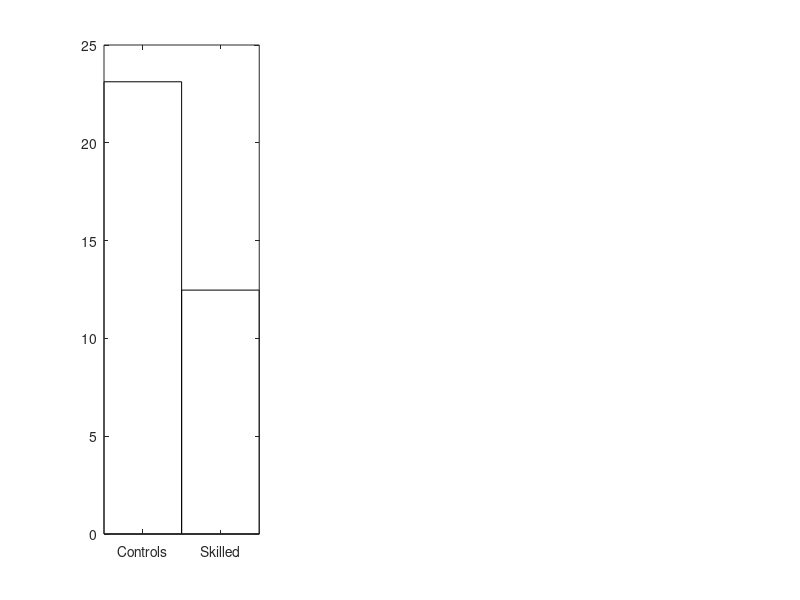

Write MATLAB code to recreate this figure. (Note: this script raises an error after producing the figure.)
%% produce figures for error analysis using bar plots instead of box plots and with the right colors
clear all

load('groups.mat')
% load moCap
load('medAbsAllconditions.mat')

colorC = [0.4 0.7 0.9];
colorS = [0.9 0.4 0.4];

combSetC = [medabsH2(group==1)  medabsMH2(group==1)];
combSetS = [medabsH2(group==2)  medabsMH2(group==2)];

combErrs = [median(combSetC) ;median(combSetS)];
combStd  =  [std(combSetC)/sqrt(length(combSetC)) ;std(combSetS)/sqrt(length(combSetS))];
figure
subplot(1,3,1)
h = bar(combErrs,'BarWidth', 1,'FaceColor','flat');
xticklabels({'Controls', 'Skilled'});
xCnt =  h(1).XData.' + [h.XOffset]; 
hold on;
er = errorbar(xCnt(:),combErrs(:),combStd(:),'.','LineWidth',2) ; % <--- If you want 1 errorbar object
er.Color = [0 0 0];
hold on

% significance line
plot([xCnt(1) xCnt(2)], [1 1]*37, '-k','Linewidth', 2);  plot(mean([xCnt(1) xCnt(2)]), 38, '*k');

h.CData(1,:) = colorC;
h.CData(2,:)= colorS;
ylim([0 45])
box('off')
title('BDM & UDR','fontsize', 14)
ylabel('Proprioceptive error (mm)','fontsize', 14)
%% bar for BDM
combErrs = [median(medabsH2(group==1)) ;median(medabsH2(group==2))];
combStd  =  [std(medabsH2(group==1))/sqrt(length(medabsH2(group==1)))...
                ;std(medabsH2(group==2))/sqrt(length(medabsH2(group==2)))];
subplot(1,3,2)
h = bar(combErrs,'BarWidth', 1,'FaceColor','flat');
xticklabels({'Controls', 'Skilled'});

xCnt =  h(1).XData.' + [h.XOffset]; 
hold on;
er = errorbar(xCnt(:),combErrs(:),combStd(:),'.','LineWidth',2) ; % <--- If you want 1 errorbar object
er.Color = [0 0 0];
hold on

% significance line
plot([xCnt(1) xCnt(2)], [1 1]*37, ':k','Linewidth', 2);  plot(mean([xCnt(1) xCnt(2)]), 38, '*k');

h.CData(1,:) = colorC;
h.CData(2,:)= colorS;
ylim([0 45])
hatchfill2(h,'single','HatchAngle',30,'hatchcolor','k','HatchLineWidth',2,'HatchDensity',12.5);

box('off')
title('BDM','fontsize', 14)

%% for UDR

combErrs = [median(medabsMH2(group==1)) ;median(medabsMH2(group==2))];
           
combStd  =  [std(medabsMH2(group==1))/sqrt(length(medabsMH2(group==1)))...
                ;std(medabsMH2(group==2))/sqrt(length(medabsMH2(group==2)))];
subplot(1,3,3)
h = bar(combErrs,'BarWidth', 1,'FaceColor','flat');
xticklabels({'Controls', 'Skilled'});

xCnt =  h(1).XData.' + [h.XOffset]; 
hold on;
er = errorbar(xCnt(:),combErrs(:),combStd(:),'.','LineWidth',2);  % <--- If you want 1 errorbar object
er.Color = [0 0 0];
hold on

% significance line
plot([xCnt(1) xCnt(2)], [1 1]*37, '-k','Linewidth', 2);  plot(mean([xCnt(1) xCnt(2)]), 38, '*k');

h.CData(1,:) = colorC;
h.CData(2,:)= colorS;
hatchfill2(h,'single','HatchAngle',30,'hatchcolor','w','HatchLineWidth',2,'HatchDensity',12.5);

ylim([0 45])
box('off')
% title('Replication error, UDR','fontsize', 14)
title('UDR','fontsize', 14)

%% for between groups with and without visibility of target

BDMC = medabsH2(group == 1);
BDMVC = medabsH2V(group == 1);

BDMS = medabsH2(group == 2);
BDMVS = medabsH2V(group == 2);
% errors
eBDMC = std(BDMC)/sqrt(length(BDMC));
eBDMVC = std(BDMVC)/sqrt(length(BDMVC));
eBDMS = std(BDMS)/sqrt(length(BDMS));
eBDMVS = std(BDMVS)/sqrt(length(BDMVS));


figure;
h1 = bar(1,mean(BDMC),'BarWidth', 1,'FaceColor','flat');hold on;
h2 = bar(2,mean(BDMVC),'BarWidth', 1,'FaceColor','flat');hold on;
h3 = bar(4,mean(BDMS),'BarWidth', 1,'FaceColor','flat');hold on;
h4 = bar(5,mean(BDMVS),'BarWidth', 1,'FaceColor','flat');hold on;

xticks([1.5 4.5])
xticklabels({'Controls', 'Skilled'})


ylim([0 27])
box('off')
% error bars
hold on;
er1 = errorbar(1,mean(BDMC),eBDMC,'.','LineWidth',2);  % <--- If you want 1 errorbar object
er1.Color = [0 0 0];
er2 = errorbar(2,mean(BDMVC),eBDMVC,'.','LineWidth',2);  % <--- If you want 1 errorbar object
er2.Color = [0 0 0];
er3 = errorbar(4,mean(BDMS),eBDMS,'.','LineWidth',2);  % <--- If you want 1 errorbar object
er3.Color = [0 0 0];
er4 = errorbar(5,mean(BDMVS),eBDMVS,'.','LineWidth',2);  % <--- If you want 1 errorbar object
er4.Color = [0 0 0];

% sig lines
% significance line
plot([1 2], [1 1]*25, '-k','Linewidth', 2);  plot(mean([1 2]), 25.6, '*k')

%% Add color to the lines and then hatch them
h1.CData(1,:) = colorC;
h2.CData(1,:)= colorC;
h3.CData(1,:) = colorS;
h4.CData(1,:)= colorS;

hatchfill2(h1,'single','HatchAngle',30,'hatchcolor','k','HatchLineWidth',2,'HatchDensity',12.5);
hatchfill2(h2,'single','HatchAngle',30,'hatchcolor','k','HatchDensity',25);

hatchfill2(h3,'single','HatchAngle',30,'hatchcolor','k','HatchLineWidth',2,'HatchDensity',12.5);
hatchfill2(h4,'single','HatchAngle',30,'hatchcolor','k','HatchDensity',25);

ylabel('Proprioceeptive Error (mm)', 'FontSize', 14)

%% hgetting the legend 

figure;
h1 = bar(1,mean(BDMC),'BarWidth', 1,'FaceColor','flat');hold on;
h2 = bar(2,mean(BDMVC),'BarWidth', 1,'FaceColor','flat');hold on;
h3 = bar(4,mean(BDMS),'BarWidth', 1,'FaceColor','flat');hold on;
h4 = bar(5,mean(BDMVS),'BarWidth', 1,'FaceColor','flat');hold on;

xticks([1.5 4.5])
xticklabels({'Controls', 'Skilled'})


ylim([0 27])
box('off')
% error bars
hold on;
er1 = errorbar(1,mean(BDMC),eBDMC,'.','LineWidth',2)  % <--- If you want 1 errorbar object
er1.Color = [0 0 0];
er2 = errorbar(2,mean(BDMVC),eBDMVC,'.','LineWidth',2)  % <--- If you want 1 errorbar object
er2.Color = [0 0 0];
er3 = errorbar(4,mean(BDMS),eBDMS,'.','LineWidth',2)  % <--- If you want 1 errorbar object
er3.Color = [0 0 0]
er4 = errorbar(5,mean(BDMVS),eBDMVS,'.','LineWidth',2)  % <--- If you want 1 errorbar object
er4.Color = [0 0 0];

% sig lines
% significance line
plot([1 2], [1 1]*25, '-k','Linewidth', 2);  plot(mean([1 2]), 25.6, '*k')

h1.CData(1,:) = colorC;
h2.CData(1,:)= colorS;
h3.CData(1,:) = colorC;
h4.CData(1,:)= colorS;

hatchfill2(h1,'single','HatchAngle',30,'hatchcolor','k','HatchLineWidth',2,'HatchDensity',12.5);
hatchfill2(h2,'single','HatchAngle',30,'hatchcolor','k','HatchLineWidth',2,'HatchDensity',12.5);

hatchfill2(h3,'single','HatchAngle',30,'hatchcolor','k','HatchDensity',25);
hatchfill2(h4,'single','HatchAngle',30,'hatchcolor','k','HatchDensity',25);

%% New Fig 7

colorC = [0.4 0.7 0.9]; %[0.04 0.54 0.87];
colorS = [0.9 0.4 0.4];%[0.81 0.22 0.12];

combSetC = [medabsH2(group==1)  medabsMH2(group==1)];
combSetS = [medabsH2(group==2)  medabsMH2(group==2)];

combErrs = [median(combSetC) ;median(combSetS)];
combStd  =  [std(combSetC)/sqrt(length(combSetC)) ;std(combSetS)/sqrt(length(combSetS))];
figure
% subplot(1,3,1)
h = bar(combErrs,'BarWidth', 1,'FaceColor','flat');
xticklabels({'Controls', 'Skilled'});
% ylabel('Time to complete test (sec)', 'FontSize', 14);
% title({'9-Hole Peg Test', '(fine dexterity)'},'fontsize', 14);

xCnt =  h(1).XData.' + [h.XOffset]; 
hold on;
er = errorbar(xCnt(:),combErrs(:),combStd(:),'.','LineWidth',2)  % <--- If you want 1 errorbar object
er.Color = [0 0 0];
hold on

% significance line
plot([xCnt(1) xCnt(2)], [1 1]*36, '-k','Linewidth', 2);  plot(mean([xCnt(1) xCnt(2)]), 37, '*k')


h.CData(1,:) = colorC;
h.CData(2,:)= colorS;
yticks([0 5 15 25 35 45])
ylim([0 47])
xlim([0.2 2.8])
box('off')
% title('Combined BDM and UDR','fontsize', 14)
% title('BDM & UDR','fontsize', 14)
ylabel('Proprioceptive error (mm)','fontsize', 14)


figure;
% bar for BDM
combErrs = [mean(medabsH2(group==1)) ;mean(medabsH2(group==2))];
combStd  =  [std(medabsH2(group==1))/sqrt(length(medabsH2(group==1))) std(medabsMH2(group==1))/sqrt(length(medabsMH2(group==1)))...
                ;std(medabsH2(group==2))/sqrt(length(medabsH2(group==2))) std(medabsH2(group==2))/sqrt(length(medabsMH2(group==2)))...
                ];
h1 = bar(1,mean(medabsH2(group==1)),'BarWidth', 1,'FaceColor','flat'); hold on;
h2 = bar(2,mean(medabsMH2(group==1)),'BarWidth', 1,'FaceColor','flat'); hold on;
h3 = bar(4,mean(medabsH2(group==2)),'BarWidth', 1,'FaceColor','flat'); hold on;
h4 = bar(5,mean(medabsMH2(group==2)),'BarWidth', 1,'FaceColor','flat'); hold on;

xlim([0.2 5.7])
xticks([1.5 4.5])
xticklabels({'Controls', 'Skilled'}); hold on

er = errorbar(1,mean(medabsH2(group==1)),combStd(1,1),'.','LineWidth',2); er.Color = [0 0 0];hold on
er = errorbar(2,mean(medabsMH2(group==1)),combStd(1,2),'.','LineWidth',2); er.Color = [0 0 0];hold on
er = errorbar(4,mean(medabsH2(group==2)),combStd(2,1),'.','LineWidth',2); er.Color = [0 0 0];hold on
er = errorbar(5,mean(medabsMH2(group==2)),combStd(2,2),'.','LineWidth',2); er.Color = [0 0 0];hold on

% significance line
plot([1 2], [1 1]*36, '-k','Linewidth', 2);  plot(mean([1 2]), 37, '*k')
plot([4 5], [1 1]*36, '-k','Linewidth', 2);  plot(mean([4 5]), 37, '*k')

plot([1 4], [1 1]*40, ':k','Linewidth', 2);  plot(mean([1 4]), 41, '*k')
plot([2 5], [1 1]*44, '-k','Linewidth', 2);  plot(mean([2 5]), 45, '*k')


h1.CData = colorC; h2.CData = colorC;
h3.CData = colorS; h4.CData = colorS;

hatchfill2(h1,'single','HatchAngle',30,'hatchcolor','k','HatchLineWidth',2,'HatchDensity',12.5);
hatchfill2(h2,'single','HatchAngle',30,'hatchcolor','w','HatchLineWidth',2,'HatchDensity',12.5);
hatchfill2(h3,'single','HatchAngle',30,'hatchcolor','k','HatchLineWidth',2,'HatchDensity',12.5);
hatchfill2(h4,'single','HatchAngle',30,'hatchcolor','w','HatchLineWidth',2,'HatchDensity',12.5);

yticks([0 5 15 25 35 45])
box('off')
ylim([0 47])
ylabel('Proprioceptive error (mm)')
% title('Matching error, BDM','fontsize', 14)
% title('BDM','fontsize', 14)
%% find the p values

% significance test 
[p2 h2]= signrank(medabsMH2(group == 1), medabsH2(group == 1),'tail','right');
[p3 h3]= signrank(medabsMH2(group == 2),medabsH2(group == 2),'tail','right');


[p,h] = ranksum(medabsH2(group == 1),medabsH2(group == 2),'tail','right');
[p1,h1] = ranksum(medabsMH2(group == 1),medabsMH2(group == 2),'tail','right');
